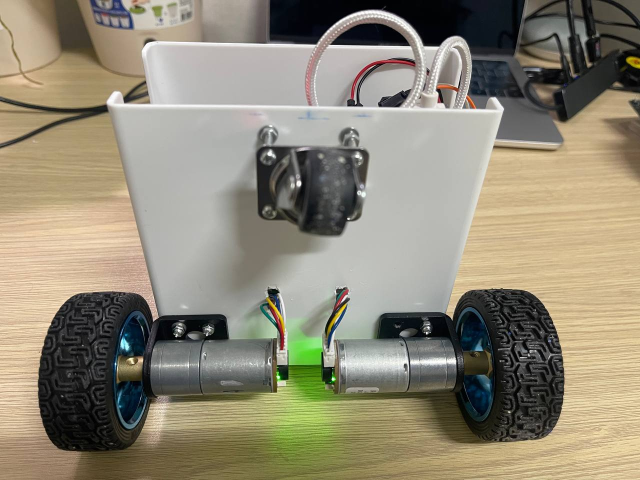
#> input picture assets/photo_2025-02-12_20-30-50.jpg, 1280 x 960 px (shown at 1/2 size)
$ python -i camera_intrinsics.py   (imports and definitions only)   (older library calls are emulated)
#> lines starting #> are read from the running program, lines starting #| are printed output that depends on the picture; after the words box and inside, x2 and y2 are one past the last pixel; in counts of white or black regions, pixels touching at a corner belong together
#!/usr/bin/env python3
"""
Calibrate the robot's CSI camera: printable target, focus, views, lens model and mounting.

Run it in the ROS container, whose OpenCV has the ArUco module. It reads frames from
tools/csi_camera_server.py on the Jetson host, which the container reaches on 127.0.0.1:
  docker exec -it auto_ros_humble python3 /autonomous_ROS/tools/camera_intrinsics.py <step> ...

Steps:
  target OUT.pdf      the ChArUco board to print on A4 at actual size
  focus               sharpness across the picture, on an average of frames
  capture DIR         save still, varied views of the board as PNG files; --preview-port
                      serves what it sees as MJPEG, marked with the parts of the picture
                      still short of corners, for whoever holds the board
  calibrate DIR       fit OpenCV's rational model and its fisheye model to the views, compare
                      them on views left out of each fit, and write the better one as a ROS
                      camera_info YAML
  floor               with the board flat on the floor in front of the robot, work out where
                      the camera sits and how it is tilted, for the URDF
  tilt DIR            the camera's pitch and roll from views of a board standing upright on
                      the floor, its rows level, turned to different angles across the views

The board has 8 x 5 squares of 32 mm, with 24 mm markers from DICT_4X4_50, in OpenCV 4.5's
layout: its origin is the board's bottom-left corner as printed, x to the right and y up. It
can be shown on a screen instead of printed (assets/calibration). --board takes others: another
ChArUco board in OpenCV's layout, such as charuco:7x5:DICT_6X6_50:0.5 (7 x 5 squares, 6x6
markers half a square wide), or chessboard:8x6 for a plain checkerboard with 8 x 6 inner corners,
which must be wholly in view to be found. The square size only matters for the floor check.
The lens model is fitted to frames as the camera server sends them, so it holds for that size
and flip only (820x616 and flip 0 on the robot): calibrate again after changing either.
"""

import argparse
import json
import math
import os
import sys
import time
import urllib.request

import cv2
import numpy as np

SQUARES = (8, 5)
SQUARE_MM = 32.0
MARKER_MM = 24.0
DICTIONARY = 'DICT_4X4_50'
URL = 'http://127.0.0.1:8091'
PAGE_MM = (297.0, 210.0)  # A4, landscape
PT_PER_MM = 72 / 25.4
MIN_CORNERS = 8  # corners a view needs to be used
GRID = (6, 4)    # coverage cells across and down the picture
STILL_PX = 1.5   # a view is kept once its corners move less than this between two looks


class Board:
    """The ChArUco board: its layout for printing, and detection of its inner corners."""

    # [13 lines left out: function __init__, not called in this run]

    def describe(self):
        return (f'ChArUco, {self.squares[0]} x {self.squares[1]} squares of '
                f'{self.square_mm:g} mm, markers {self.marker_mm:g} mm, {self.dictionary_name}')

    def size_mm(self):
        return self.squares[0] * self.square_mm, self.squares[1] * self.square_mm

    # [45 lines left out: functions rectangles_mm, detect, not called in this run]


class Chessboard:
    """
    A plain checkerboard, given by its inner corners across and down.

    Its corners are found only when all are in view, by cv2.findChessboardCornersSB, numbered
    row by row. A board with an odd number of squares both ways looks the same turned half
    round, so its numbering can start from either end: the lens fit doesn't mind, the floor
    check would.
    """

    # [8 lines left out: function __init__, not called in this run]

    def describe(self):
        return (f'checkerboard, {self.inner[0]} x {self.inner[1]} inner corners, squares '
                f'{self.square_mm:g} mm')

    # [52 lines left out: functions detect, plane_candidates, make_board, not called in this run]


# ---- the printable target -------------------------------------------------------------------

def _pdf_text(text):
    return text.replace('\\', '\\\\').replace('(', '\\(').replace(')', '\\)')


# [84 lines left out: functions target_pdf, fetch, average, not called in this run]


# ---- focus ----------------------------------------------------------------------------------

def sharpness(gray):
    """
    Return the sharpness of each cell of a 3x3 grid over a grey frame, and of the whole.

    The measure is the root of the Laplacian's energy over the gradient's, taken where the
    picture has edges. Blurring an edge over sigma pixels scales it by about 1/sigma, and
    brightness and contrast cancel out, so it can be compared before and after a change in
    light. Use it on an average of frames: noise would add to it.
    """
    img = cv2.GaussianBlur(gray.astype(np.float32), (0, 0), 0.7)
    lap = cv2.Laplacian(img, cv2.CV_32F, ksize=3)
    gx = cv2.Sobel(img, cv2.CV_32F, 1, 0, ksize=3) / 8
    gy = cv2.Sobel(img, cv2.CV_32F, 0, 1, ksize=3) / 8
    grad2 = gx * gx + gy * gy
    h, w = gray.shape

    def measure(sl):
        g2 = grad2[sl]
        if g2.size == 0:
            return float('nan')
        edges = g2 >= max(np.percentile(g2, 90), 4.0)  # gradients over 2 grey levels a pixel
        edges = cv2.dilate(edges.astype(np.uint8), np.ones((5, 5), np.uint8)) > 0
        if edges.sum() < 50:
            return float('nan')
        return float(np.sqrt((lap[sl][edges] ** 2).sum() / g2[edges].sum()))

    cells = [[measure((slice(r * h // 3, (r + 1) * h // 3), slice(c * w // 3, (c + 1) * w // 3)))
              for c in range(3)] for r in range(3)]
    return cells, measure((slice(None), slice(None)))


# ---- views ----------------------------------------------------------------------------------

# [41 lines left out: functions view_descriptor, coverage, is_new_view, not called in this run]


FILLED = 12  # corners in a coverage cell for the preview to show it as covered


class Preview:
    """
    Serve the frames capture() looks at as MJPEG on 127.0.0.1, marked up, for whoever holds
    the board: the parts of the picture still short of corners, the corners found and why a
    view was or wasn't kept. Any path gives the stream; open it in a browser.
    """

    # [165 lines left out: functions __init__, show, close, mark_up, capture, to_normalized and 2 more, not called in this run]


CRITERIA = (cv2.TERM_CRITERIA_COUNT + cv2.TERM_CRITERIA_EPS, 200, 1e-9)


# [235 lines left out: functions sane, starts, _fit_fisheye, _fit_rational, fit, radius and 7 more, not called in this run]


# ---- mounting -------------------------------------------------------------------------------

# camera_link's axes (x forward, y left, z up) in the optical frame (z forward, x right, y down)
OPTICAL_TO_LINK = np.array([[0, -1, 0], [0, 0, -1], [1, 0, 0]], np.float64)


# [261 lines left out: functions rpy, floor_tilt, level_tilt, floor_mounting, load_views, main, not called in this run]


# [2 lines not run here, left out]

>>> import cv2
>>> picture = cv2.imread('../assets/photo_2025-02-12_20-30-50.jpg', cv2.IMREAD_GRAYSCALE)
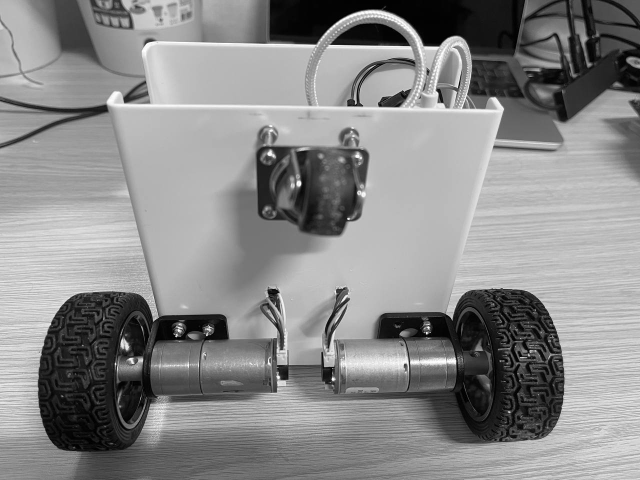
#> picture: shape (960, 1280) (shown at 1/2 size); min 0, max 255, mean 137.1
>>> result = sharpness(picture)
#> in sharpness, `gy = cv2.Sobel(img, cv2.CV_32F, 0, 1, ksize=3) / 8`:
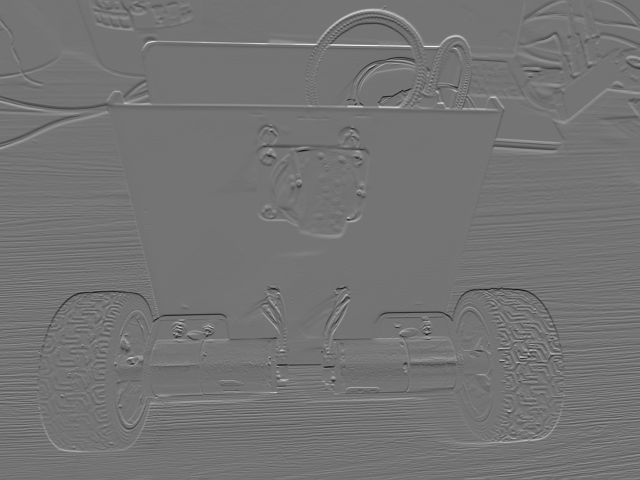
#> gy: shape (960, 1280) float32 (shown at 1/2 size); min -76.55, max 91.67, mean 0.1; drawn with min black and max white
#> in measure, `edges = g2 >= max(np.percentile(g2, 90), 4.0)`:
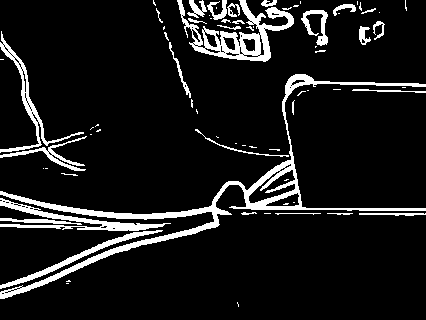
#> edges: shape (320, 426) bool; 10% white; 73 white regions (43 under 20 px), largest, box (x1, y1, x2, y2) and area: (0, 74, 426, 299) 5138, (177, 0, 294, 62) 2215, (0, 198, 171, 231) 1258
#> in measure, `edges = cv2.dilate(edges.astype(np.uint8), np.ones((5, 5), np.uint8)) ..`: edges: shape (320, 426) bool; 21.3% white; 10 white regions, largest, box (x1, y1, x2, y2) and area: (0, 72, 426, 301) 16883, (175, 0, 303, 64) 5663, (0, 29, 103, 178) 3431
#> in measure (call 2), `edges = g2 >= max(np.percentile(g2, 90), 4.0)`: edges: shape (320, 427) bool; 10% white; 113 white regions (75 under 20 px), largest, box (x1, y1, x2, y2) and area: (210, 44, 406, 217) 4427, (0, 0, 427, 113) 3057, (239, 29, 423, 132) 1009
#> in measure (call 2), `edges = cv2.dilate(edges.astype(np.uint8), np.ones((5, 5), np.uint8)) ..`: edges: shape (320, 427) bool; 23.4% white; 9 white regions, largest, box (x1, y1, x2, y2) and area: (0, 0, 427, 220) 25001, (82, 247, 204, 320) 3658, (248, 251, 317, 320) 2588
#> in measure (call 3), `edges = g2 >= max(np.percentile(g2, 90), 4.0)`: edges: shape (320, 427) bool; 10% white; 139 white regions (98 under 20 px), largest, box (x1, y1, x2, y2) and area: (0, 69, 267, 288) 4696, (130, 282, 261, 306) 1152, (201, 64, 274, 140) 1054
#> in measure (call 3), `edges = cv2.dilate(edges.astype(np.uint8), np.ones((5, 5), np.uint8)) ..`: edges: shape (320, 427) bool; 25% white; 22 white regions, largest, box (x1, y1, x2, y2) and area: (0, 67, 269, 308) 15100, (171, 0, 427, 159) 10955, (237, 160, 427, 250) 2953
#> in measure (call 4), `edges = g2 >= max(np.percentile(g2, 90), 4.0)`: edges: shape (320, 426) bool; 10% white in thin lines or dots
#> in measure (call 4), `edges = cv2.dilate(edges.astype(np.uint8), np.ones((5, 5), np.uint8)) ..`: edges: shape (320, 426) bool; 30.5% white; 59 white regions (1 under 20 px), largest, box (x1, y1, x2, y2) and area: (0, 41, 426, 320) 34077, (0, 159, 80, 181) 1217, (247, 297, 296, 320) 799
#> in measure (call 5), `edges = g2 >= max(np.percentile(g2, 90), 4.0)`: edges: shape (320, 427) bool; 10% white; 109 white regions (81 under 20 px), largest, box (x1, y1, x2, y2) and area: (84, 0, 315, 157) 4923, (86, 250, 147, 320) 2209, (228, 251, 278, 320) 1627
#> in measure (call 5), `edges = cv2.dilate(edges.astype(np.uint8), np.ones((5, 5), np.uint8)) ..`: edges: shape (320, 427) bool; 19.2% white; 26 white regions, largest, box (x1, y1, x2, y2) and area: (82, 0, 317, 159) 14639, (84, 246, 149, 320) 3376, (226, 249, 280, 320) 2685
#> in measure (call 6), `edges = g2 >= max(np.percentile(g2, 90), 4.0)`: edges: shape (320, 427) bool; 10% white in thin lines or dots
#> in measure (call 6), `edges = cv2.dilate(edges.astype(np.uint8), np.ones((5, 5), np.uint8)) ..`: edges: shape (320, 427) bool; 28.3% white; 90 white regions, largest, box (x1, y1, x2, y2) and area: (0, 216, 427, 320) 21121, (253, 275, 427, 320) 4739, (69, 0, 263, 191) 3865
#> in measure (call 7), `edges = g2 >= max(np.percentile(g2, 90), 4.0)`: edges: shape (320, 426) bool; 10% white in thin lines or dots
#> in measure (call 7), `edges = cv2.dilate(edges.astype(np.uint8), np.ones((5, 5), np.uint8)) ..`: edges: shape (320, 426) bool; 34.7% white; 78 white regions, largest, box (x1, y1, x2, y2) and area: (226, 0, 426, 263) 19891, (0, 0, 194, 267) 10476, (135, 0, 228, 123) 4558
#> in measure (call 8), `edges = g2 >= max(np.percentile(g2, 90), 4.0)`: edges: shape (320, 427) bool; 10% white in thin lines or dots
#> in measure (call 8), `edges = cv2.dilate(edges.astype(np.uint8), np.ones((5, 5), np.uint8)) ..`: edges: shape (320, 427) bool; 34.2% white; 76 white regions, largest, box (x1, y1, x2, y2) and area: (0, 146, 427, 245) 20014, (78, 0, 309, 156) 12500, (261, 0, 427, 150) 5664
#> in measure (call 9), `g2 = grad2[sl]`:
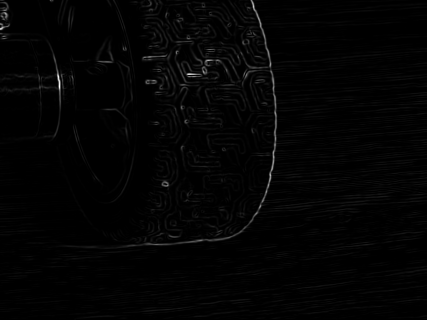
#> g2: shape (320, 427) float32; min 0, max 7537.9, mean 112.9; drawn with min black and max white
#> in measure (call 9), `edges = g2 >= max(np.percentile(g2, 90), 4.0)`: edges: shape (320, 427) bool; 10% white in thin lines or dots
#> in measure (call 9), `edges = cv2.dilate(edges.astype(np.uint8), np.ones((5, 5), np.uint8)) ..`:
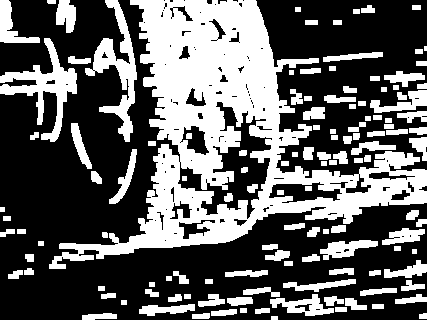
#> edges: shape (320, 427) bool; 37.6% white; 129 white regions (1 under 20 px), largest, box (x1, y1, x2, y2) and area: (49, 0, 427, 269) 31523, (0, 38, 77, 142) 2377, (85, 0, 137, 142) 2287
#> in sharpness, `cells = [[measure((slice(r * h // 3, (r + 1) * h // 3), slice(c * w //..`: cells = [[2.73, 3.53, 3.38], [4.98, 3.48, 4.4], [4.88, 5.14, 4.97]]
#> in measure (call 10), `edges = g2 >= max(np.percentile(g2, 90), 4.0)`:
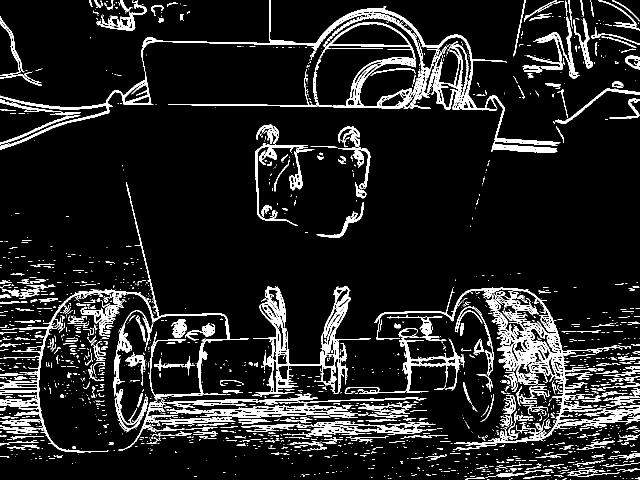
#> edges: shape (960, 1280) bool (shown at 1/2 size); 10% white; 2987 white regions (2440 under 20 px), largest, box (x1, y1, x2, y2) and area: (0, 0, 1121, 306) 15580, (749, 575, 1280, 889) 11999, (506, 572, 742, 788) 7851
#> in measure (call 10), `edges = cv2.dilate(edges.astype(np.uint8), np.ones((5, 5), np.uint8)) ..`:
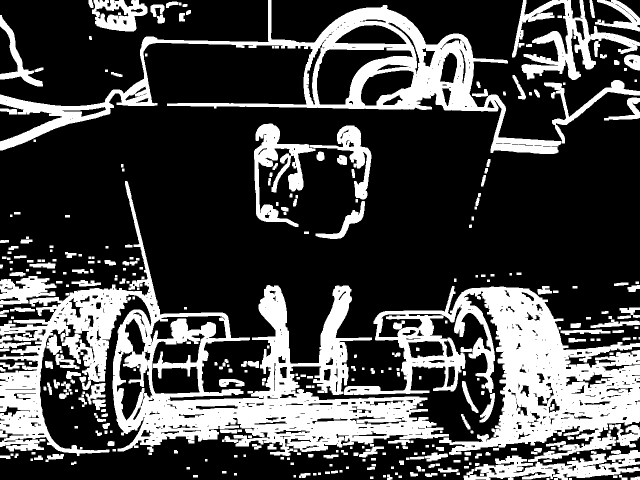
#> edges: shape (960, 1280) bool (shown at 1/2 size); 28.2% white; 351 white regions (1 under 20 px), largest, box (x1, y1, x2, y2) and area: (0, 362, 898, 912) 121782, (687, 572, 1280, 924) 79716, (0, 0, 1123, 308) 55139
#> result = ([[2.73, 3.53, 3.38], [4.98, 3.48, 4.4], [4.88, 5.14, 4.97]], 4.44)

$ run again, on assets/front_rb.jpg
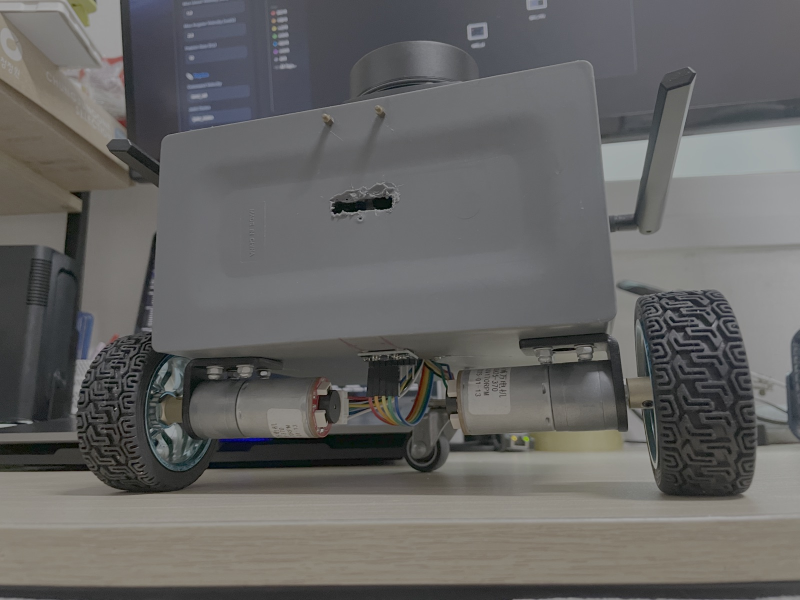
#> input picture assets/front_rb.jpg, 1600 x 1200 px (shown at 1/2 size)
#> g2: shape (400, 534) float32
#> g2: shape (400, 533) float32
#> g2: shape (400, 534) float32
#> g2: shape (400, 533) float32
#> g2: shape (400, 534) float32
#> in measure (call 9), `edges = cv2.dilate(edges.astype(np.uint8), np.ones((5, 5), np.uint8)) ..`:
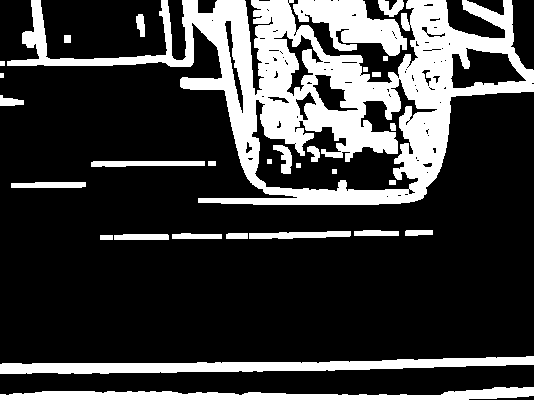
#> edges: shape (400, 534) bool; 24% white; 30 white regions, largest, box (x1, y1, x2, y2) and area: (7, 0, 534, 205) 34512, (0, 356, 534, 374) 5030, (0, 387, 534, 400) 3974
#> cells = [[3.16, 4.15, 3.24], [3.69, 3.96, 3.45], [3.42, 3.15, 3.36]]
#> in measure (call 10), `edges = cv2.dilate(edges.astype(np.uint8), np.ones((5, 5), np.uint8)) ..`:
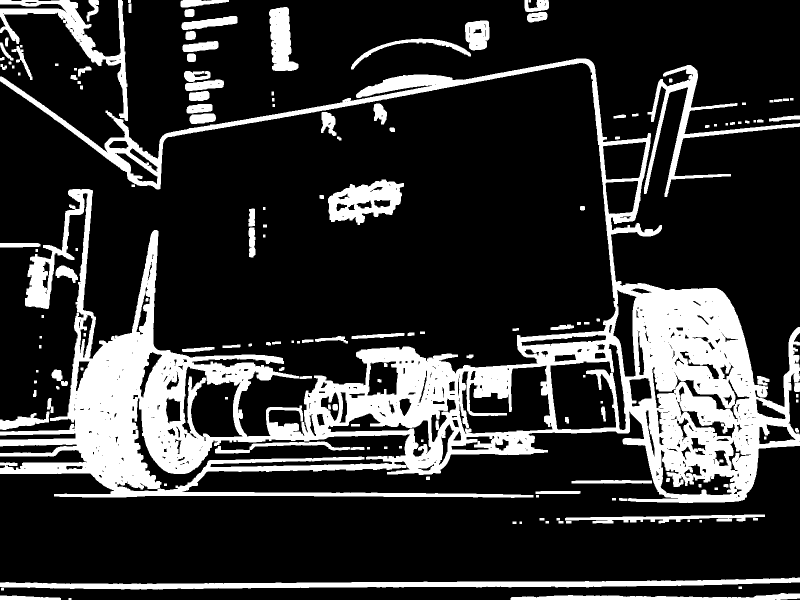
#> edges: shape (1200, 1600) bool (shown at 1/2 size); 20.3% white; 157 white regions, largest, box (x1, y1, x2, y2) and area: (0, 117, 1600, 1006) 297030, (0, 1155, 1600, 1179) 16775, (0, 0, 256, 242) 10099
#> result = ([[3.16, 4.15, 3.24], [3.69, 3.96, 3.45], [3.42, 3.15, 3.36]], 3.52)
